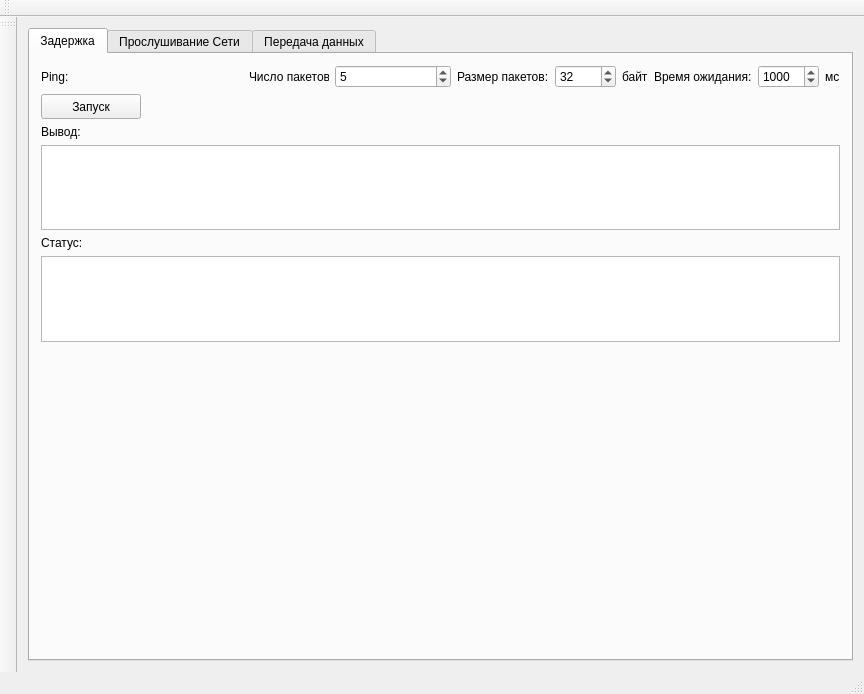
<?xml version="1.0" encoding="UTF-8"?>
<ui version="4.0">
 <class>MainW</class>
 <widget class="QMainWindow" name="MainW">
  <property name="geometry">
   <rect>
    <x>0</x>
    <y>0</y>
    <width>864</width>
    <height>694</height>
   </rect>
  </property>
  <property name="windowTitle">
   <string>WDM Network test</string>
  </property>
  <widget class="QWidget" name="centralWidget">
   <layout class="QVBoxLayout" name="verticalLayout_5">
    <item>
     <widget class="QTabWidget" name="tabWidget">
      <property name="currentIndex">
       <number>0</number>
      </property>
      <widget class="QWidget" name="tab_2">
       <attribute name="title">
        <string>Задержка</string>
       </attribute>
       <layout class="QVBoxLayout" name="verticalLayout_8">
        <item>
         <layout class="QHBoxLayout" name="horizontalLayout_5">
          <item>
           <widget class="QLabel" name="label_3">
            <property name="text">
             <string>Ping:</string>
            </property>
           </widget>
          </item>
          <item>
           <layout class="QHBoxLayout" name="horizontalLayout_3">
            <item>
             <widget class="QLabel" name="label_4">
              <property name="maximumSize">
               <size>
                <width>80</width>
                <height>16777215</height>
               </size>
              </property>
              <property name="text">
               <string>Число пакетов:</string>
              </property>
             </widget>
            </item>
            <item>
             <widget class="QSpinBox" name="SB_pn">
              <property name="maximum">
               <number>99999</number>
              </property>
              <property name="value">
               <number>5</number>
              </property>
             </widget>
            </item>
           </layout>
          </item>
          <item>
           <layout class="QHBoxLayout" name="horizontalLayout_4">
            <item>
             <widget class="QLabel" name="label_5">
              <property name="text">
               <string>Размер пакетов:</string>
              </property>
             </widget>
            </item>
            <item>
             <widget class="QSpinBox" name="SB_ps">
              <property name="maximum">
               <number>99999</number>
              </property>
              <property name="value">
               <number>32</number>
              </property>
             </widget>
            </item>
            <item>
             <widget class="QLabel" name="label_6">
              <property name="maximumSize">
               <size>
                <width>32</width>
                <height>16777215</height>
               </size>
              </property>
              <property name="text">
               <string>байт</string>
              </property>
             </widget>
            </item>
            <item>
             <layout class="QHBoxLayout" name="horizontalLayout_6">
              <item>
               <widget class="QLabel" name="label_10">
                <property name="text">
                 <string>Время ожидания:</string>
                </property>
               </widget>
              </item>
              <item>
               <widget class="QSpinBox" name="SB_pt">
                <property name="maximum">
                 <number>99999</number>
                </property>
                <property name="value">
                 <number>1000</number>
                </property>
               </widget>
              </item>
              <item>
               <widget class="QLabel" name="label_11">
                <property name="text">
                 <string>мс</string>
                </property>
               </widget>
              </item>
             </layout>
            </item>
           </layout>
          </item>
         </layout>
        </item>
        <item>
         <widget class="QPushButton" name="Button_ping">
          <property name="minimumSize">
           <size>
            <width>100</width>
            <height>25</height>
           </size>
          </property>
          <property name="maximumSize">
           <size>
            <width>100</width>
            <height>25</height>
           </size>
          </property>
          <property name="text">
           <string>Запуск</string>
          </property>
         </widget>
        </item>
        <item>
         <layout class="QVBoxLayout" name="verticalLayout_2">
          <item>
           <widget class="QLabel" name="label_8">
            <property name="text">
             <string>Вывод:</string>
            </property>
           </widget>
          </item>
          <item>
           <widget class="QTextEdit" name="resultping">
            <property name="maximumSize">
             <size>
              <width>16777215</width>
              <height>300</height>
             </size>
            </property>
           </widget>
          </item>
         </layout>
        </item>
        <item>
         <layout class="QVBoxLayout" name="verticalLayout_3">
          <item>
           <widget class="QLabel" name="label_7">
            <property name="text">
             <string>Статус:</string>
            </property>
           </widget>
          </item>
          <item>
           <widget class="QTextEdit" name="statusping">
            <property name="maximumSize">
             <size>
              <width>16777215</width>
              <height>300</height>
             </size>
            </property>
           </widget>
          </item>
         </layout>
        </item>
        <item>
         <widget class="QChartView" name="vchrt" native="true">
          <property name="minimumSize">
           <size>
            <width>0</width>
            <height>300</height>
           </size>
          </property>
         </widget>
        </item>
       </layout>
      </widget>
      <widget class="QWidget" name="tab_3">
       <attribute name="title">
        <string>Прослушивание Сети</string>
       </attribute>
       <widget class="QTextBrowser" name="tb_ssniffer">
        <property name="geometry">
         <rect>
          <x>30</x>
          <y>50</y>
          <width>891</width>
          <height>251</height>
         </rect>
        </property>
       </widget>
       <widget class="QPushButton" name="Button_startsniffer">
        <property name="geometry">
         <rect>
          <x>60</x>
          <y>10</y>
          <width>71</width>
          <height>21</height>
         </rect>
        </property>
        <property name="text">
         <string>Старт</string>
        </property>
       </widget>
       <widget class="QPushButton" name="button_stopsniffer">
        <property name="geometry">
         <rect>
          <x>160</x>
          <y>10</y>
          <width>93</width>
          <height>21</height>
         </rect>
        </property>
        <property name="text">
         <string>Стоп</string>
        </property>
       </widget>
       <widget class="QLabel" name="label_15">
        <property name="geometry">
         <rect>
          <x>80</x>
          <y>340</y>
          <width>121</width>
          <height>16</height>
         </rect>
        </property>
        <property name="text">
         <string>Total upload (kbytes)</string>
        </property>
       </widget>
       <widget class="QLabel" name="label_20">
        <property name="geometry">
         <rect>
          <x>270</x>
          <y>390</y>
          <width>101</width>
          <height>16</height>
         </rect>
        </property>
        <property name="text">
         <string>0</string>
        </property>
       </widget>
       <widget class="QLabel" name="label_17">
        <property name="geometry">
         <rect>
          <x>80</x>
          <y>440</y>
          <width>141</width>
          <height>16</height>
         </rect>
        </property>
        <property name="text">
         <string>Total download (kbytes)</string>
        </property>
       </widget>
       <widget class="QLabel" name="label_18">
        <property name="geometry">
         <rect>
          <x>80</x>
          <y>490</y>
          <width>151</width>
          <height>20</height>
         </rect>
        </property>
        <property name="text">
         <string>Speed download(kbytes/s)</string>
        </property>
       </widget>
       <widget class="QLabel" name="label_21">
        <property name="geometry">
         <rect>
          <x>270</x>
          <y>440</y>
          <width>91</width>
          <height>16</height>
         </rect>
        </property>
        <property name="text">
         <string>0</string>
        </property>
       </widget>
       <widget class="QLabel" name="label_22">
        <property name="geometry">
         <rect>
          <x>270</x>
          <y>490</y>
          <width>101</width>
          <height>16</height>
         </rect>
        </property>
        <property name="text">
         <string>0</string>
        </property>
       </widget>
       <widget class="QLabel" name="label_16">
        <property name="geometry">
         <rect>
          <x>80</x>
          <y>390</y>
          <width>141</width>
          <height>20</height>
         </rect>
        </property>
        <property name="text">
         <string>Speed upload (kbytes/s)</string>
        </property>
       </widget>
       <widget class="QLabel" name="label_19">
        <property name="geometry">
         <rect>
          <x>270</x>
          <y>340</y>
          <width>111</width>
          <height>16</height>
         </rect>
        </property>
        <property name="text">
         <string>0</string>
        </property>
       </widget>
      </widget>
      <widget class="QWidget" name="tab_4">
       <attribute name="title">
        <string>Передача данных</string>
       </attribute>
       <layout class="QVBoxLayout" name="verticalLayout_4">
        <item>
         <layout class="QHBoxLayout" name="horizontalLayout_2">
          <item>
           <widget class="QGroupBox" name="groupBox">
            <property name="maximumSize">
             <size>
              <width>200</width>
              <height>16777215</height>
             </size>
            </property>
            <property name="title">
             <string>Сервер</string>
            </property>
            <layout class="QVBoxLayout" name="verticalLayout">
             <item>
              <widget class="QPushButton" name="Button_Server">
               <property name="text">
                <string>Создать</string>
               </property>
              </widget>
             </item>
             <item>
              <spacer name="verticalSpacer_2">
               <property name="orientation">
                <enum>Qt::Vertical</enum>
               </property>
               <property name="sizeHint" stdset="0">
                <size>
                 <width>20</width>
                 <height>40</height>
                </size>
               </property>
              </spacer>
             </item>
            </layout>
           </widget>
          </item>
          <item>
           <widget class="QGroupBox" name="groupBox_2">
            <property name="minimumSize">
             <size>
              <width>300</width>
              <height>300</height>
             </size>
            </property>
            <property name="title">
             <string>Клиент</string>
            </property>
            <widget class="QWidget" name="">
             <property name="geometry">
              <rect>
               <x>10</x>
               <y>20</y>
               <width>256</width>
               <height>31</height>
              </rect>
             </property>
             <layout class="QHBoxLayout" name="horizontalLayout">
              <item>
               <widget class="QPushButton" name="Button_Client">
                <property name="text">
                 <string>Запуск</string>
                </property>
               </widget>
              </item>
             </layout>
            </widget>
           </widget>
          </item>
         </layout>
        </item>
       </layout>
      </widget>
     </widget>
    </item>
   </layout>
  </widget>
  <widget class="QMenuBar" name="menuBar">
   <property name="geometry">
    <rect>
     <x>0</x>
     <y>0</y>
     <width>864</width>
     <height>21</height>
    </rect>
   </property>
  </widget>
  <widget class="QToolBar" name="mainToolBar">
   <attribute name="toolBarArea">
    <enum>LeftToolBarArea</enum>
   </attribute>
   <attribute name="toolBarBreak">
    <bool>false</bool>
   </attribute>
  </widget>
  <widget class="QStatusBar" name="statusBar"/>
  <widget class="QToolBar" name="toolBar">
   <property name="windowTitle">
    <string>toolBar</string>
   </property>
   <attribute name="toolBarArea">
    <enum>TopToolBarArea</enum>
   </attribute>
   <attribute name="toolBarBreak">
    <bool>false</bool>
   </attribute>
  </widget>
 </widget>
 <layoutdefault spacing="6" margin="11"/>
 <customwidgets>
  <customwidget>
   <class>QChartView</class>
   <extends>QWidget</extends>
   <header>qchartview.h</header>
   <container>1</container>
  </customwidget>
 </customwidgets>
 <resources/>
 <connections/>
</ui>
